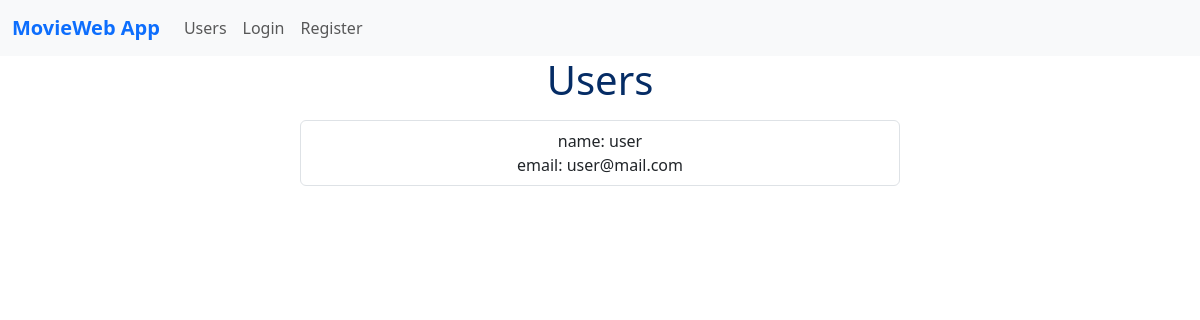
/users, run on an earlier commit of the app's database.
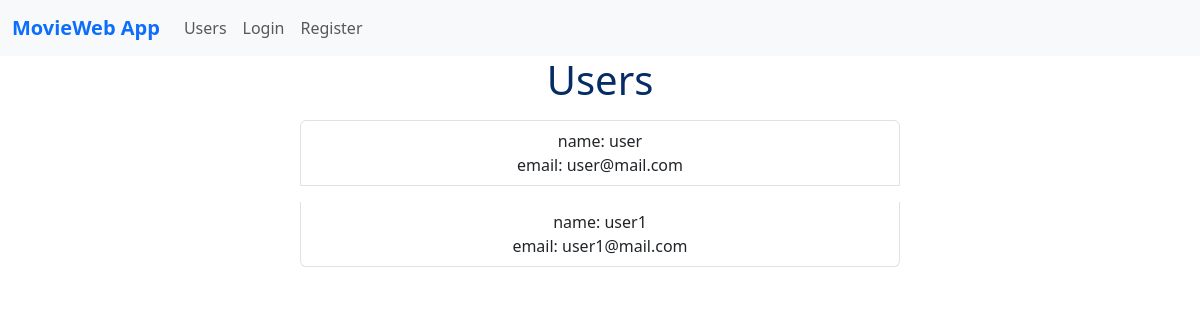
And on a later commit of the database.
### movie_app/datamanager/models.py (models this page shows)
class User(db.Model, UserMixin):
    __tablename__ = 'users'
    id = db.Column(db.Integer, primary_key=True, autoincrement=True)
    name = db.Column(db.String(30), nullable=False)
    email = db.Column(db.String(50), unique=True, nullable=False)
    password = db.Column(db.String(30), unique=True, nullable=False)
    movies = db.relationship('Movie', backref='user', lazy=True)

### movie_app/users/views.py (the view)
@users.route('/users')
def list_users():
    all_users = data_manager.get_all_users()
    return render_template('users.html', users=all_users)

### movie_app/datamanager/sqlite_data_manager.py (called while the page is built)
    def get_all_users(self):
        return User.query.all()

### movie_app/templates/users.html (shortened to what this page needs)
{% extends 'base.html' %}
{% block content %}
<h1 class="text-center text-primary-emphasis">Users</h1>
<div class="list-group d-flex align-items-center text-center">
    {% for user in users %}
        <a href="{{ url_for('users.specific_login', user_id=user.id) }}" class="w-50 m-2 p-2 list-group-item list-group-item-action">
            name: {{ user.name }}<br>email: {{ user.email }}</a>
    {% endfor %}
</div>
{% endblock %}

### movie_app/templates/base.html (shortened to what this page needs)
<!DOCTYPE html>
<html lang="en" xmlns="http://www.w3.org/1999/html">
<head>
      <link href="https://cdn.jsdelivr.net/npm/bootstrap@5.3.0/dist/css/bootstrap.min.css" rel="stylesheet">
  </head>
  <body style="background-image: url('https://images.wallpaperscraft.com/image/single/singapore_skyscrapers_evening_116536_1920x1080.jpg'); background-size: cover">
    <nav class="navbar navbar-expand-lg bg-body-tertiary">
      <div class="container-fluid">
        <a class="navbar-brand text-primary fw-bold" href="{{ url_for('users.login') }}">MovieWeb App</a>
        <div class="collapse navbar-collapse" id="navbarNavAltMarkup">
          <div class="navbar-nav">
            <a class="nav-link" href="{{ url_for('users.list_users') }}">Users</a>
            {% if not current_user.is_authenticated %}
            <a class="nav-link" href="{{ url_for('users.login') }}">Login</a>
            <a class="nav-link" href="{{ url_for('users.add_user') }}">Register</a>
            {% else %}
            <a class="nav-link" href="{{ url_for('movies.list_movies', user_id=current_user.id) }}">My Movies</a>
            <a class="nav-link" href="{{ url_for('movies.add_movie', user_id=current_user.id) }}">Add Movie</a>
            <a class="nav-link" href="{{ url_for('users.logout') }}">Logout</a>
            {% endif %}
          </div>
        </div>
      </div>
    </nav>
    {% block content %}{% endblock %}
  </body>
</html>

What changed in the data, as far as the page shows it:
added User: name "user1", email "user1@mail.com"
